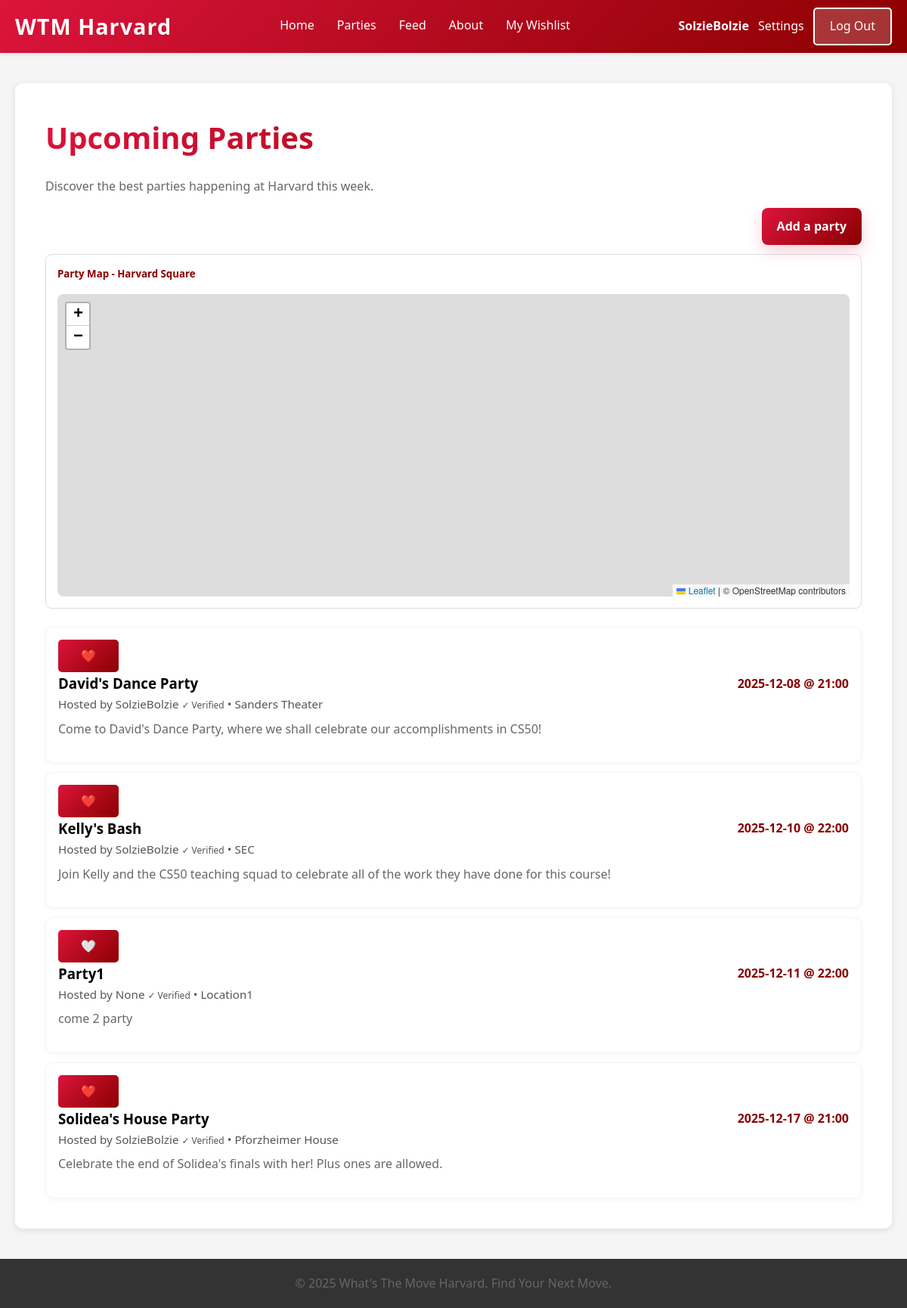
The page /list (signed in) on the database as committed earlier.
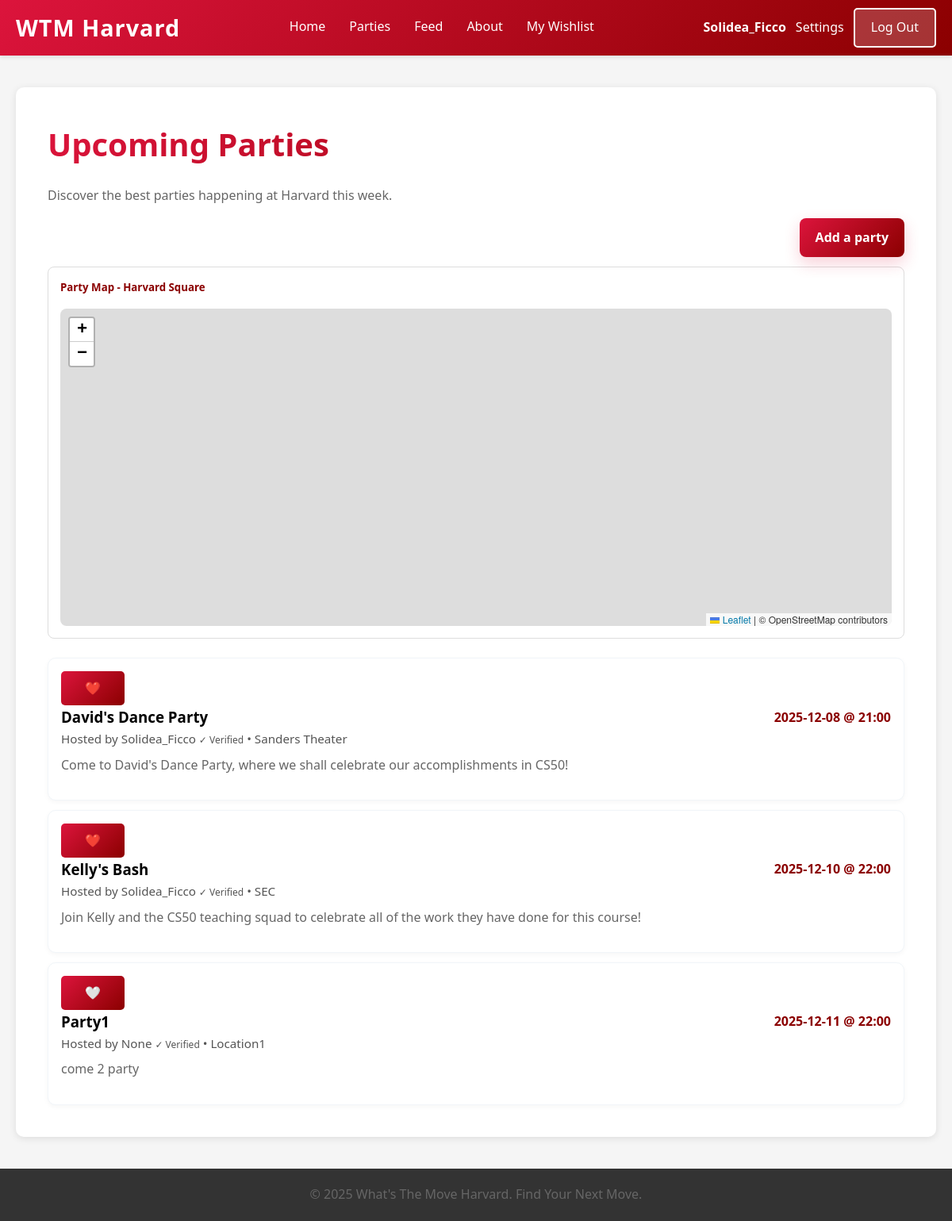
The same page on the database as committed later.
### tables this page shows
CREATE TABLE users (id INTEGER PRIMARY KEY AUTOINCREMENT NOT NULL, username TEXT NOT NULL, hash TEXT NOT NULL, display_name TEXT);

CREATE TABLE parties (id INTEGER PRIMARY KEY AUTOINCREMENT, user_id INTEGER NOT NULL, host_name TEXT NOT NULL, party_name TEXT NOT NULL, location TEXT NOT NULL, date TEXT NOT NULL, time TEXT NOT NULL, description TEXT, created_at TIMESTAMP DEFAULT CURRENT_TIMESTAMP, latitude REAL, longitude REAL, flyer_path TEXT, FOREIGN KEY (user_id) REFERENCES users(id));

### app.py (the view)
@app.route('/list')
def list_page():
    user = current_user()
    conn = get_db_connection()
    parties = conn.execute(
        """
        SELECT p.id,
               p.party_name,
               p.location,
               p.latitude,
               p.longitude,
               p.date,
               p.time,
               p.description,
               p.host_name,
               p.flyer_path,
               p.created_at,
               u.username AS created_by,
               u.display_name AS verified_host
        FROM parties p
        JOIN users u ON p.user_id = u.id
        ORDER BY p.date, p.time
        """
    ).fetchall()
    conn.close()
    user_wishlist = get_user_wishlist_ids(user['id']) if user else set()
    return render_template('list.html', parties=parties, user=user, user_wishlist=user_wishlist)

### app.py (called while the page is built)
def get_db_connection():
    conn = sqlite3.connect(DATABASE)
    conn.row_factory = sqlite3.Row
    return conn

def current_user():
    if 'user_id' in session:
        return {'id': session['user_id'], 'email': session.get('user')}
    return None

def get_user_wishlist_ids(user_id):
    if not user_id:
        return set()
    conn = get_db_connection()
    wishlist_items = conn.execute(
        "SELECT party_id FROM wishlist WHERE user_id = ?",
        (user_id,)
    ).fetchall()
    conn.close()
    return {item['party_id'] for item in wishlist_items}

### templates/list.html (shortened to what this page needs)
{% extends "template.html" %}
{% block content %}
<div class="container">
    <h1>Upcoming Parties</h1>
    <p>Discover the best parties happening at Harvard this week.</p>
    {% if session.get('user') %}
    <div class="list-actions">
        <a class="btn primary" href="/add">Add a party</a>
    </div>
    {% endif %}
    <div class="card mb-4">
        <div class="card-header">
            <h5>Party Map - Harvard Square</h5>
        </div>
        <div class="card-body">
            <div id="map" style="height: 400px; width: 100%; border-radius: 8px;"></div>
        </div>
    </div>
    <div class="party-list">
        {% if parties and parties|length > 0 %}
            {% for party in parties %}
            <div class="party-card">
                {% if session.get('user') %}
                <button
                    class="wishlist-btn"
                    data-party-id="{{ party.id }}"
                    data-in-wishlist="{{ 'true' if party.id in user_wishlist else 'false' }}"
                >
                    {% if user_wishlist and party.id in user_wishlist %}
                        ❤️
                    {% else %}
                        🤍
                    {% endif %}
                </button>
                {% endif %}
                <a class="party-card-link" href="/party/{{ party['id'] }}">
                    <div class="party-card-header">
                        <h3>{{ party['party_name'] }}</h3>
                        <div class="party-date">{{ party['date'] }} @ {{ party['time'] }}</div>
                    </div>
                    <p class="party-meta">
                        Hosted by {{ party['verified_host'] }}
                        <span class="badge bg-success" style="font-size: 0.75rem;">✓ Verified</span>
                        • {{ party['location'] }}
                    </p>
                    {% if party['description'] %}
                    <p>{{ party['description'][:150] }}{% if party['description']|length > 150 %}...{% endif %}</p>
                    {% endif %}
                </a>
            </div>
            {% endfor %}
        {% else %}
            <div class="alert alert-secondary">
                No parties have been added yet. Be the first to add one!
            </div>
        {% endif %}
    </div>
</div>
<link rel="stylesheet" href="https://unpkg.com/leaflet@1.9.4/dist/leaflet.css" />
{% endblock %}

### templates/template.html (shortened to what this page needs)
<!DOCTYPE html>
<html lang="en">
<head>
    <link rel="stylesheet" href="{{ url_for('static', filename='style.css') }}">
</head>
<body>
    <nav class="navbar">
        <div class="nav-container">
            <a href="/" class="nav-logo">WTM Harvard</a>
            <ul class="nav-menu">
                <li class="nav-item">
                    <a href="/" class="nav-link">Home</a>
                </li>
                <li class="nav-item">
                    <a href="/list" class="nav-link">Parties</a>
                </li>
                <li class="nav-item">
                    <a href="/feed" class="nav-link">Feed</a>
                </li>
                <li class="nav-item">
                    <a href="/about" class="nav-link">About</a>
                </li>
                {% if session.get('user') %}
                <li class="nav-item">
                    <a href="/wishlist" class="nav-link">My Wishlist</a>
                </li>
                {% endif %}
            </ul>
            {% if session.get('user') %}
            <div class="nav-auth">
                <span class="nav-user">{{ session.get('username', session.get('user')) }}</span>
                <a href="/settings" class="nav-settings">Settings</a>
                <a href="/logout" class="nav-login">Log Out</a>
            </div>
            {% else %}
            <a href="/login" class="nav-login">Log In</a>
            {% endif %}
        </div>
    </nav>
    <main class="content">
        {% block content %}{% endblock %}
    </main>
    <footer class="footer">
        <p>&copy; 2025 What's The Move Harvard. Find Your Next Move.</p>
    </footer>
</body>
</html>

### static/style.css (style rules this page uses)
* { margin: 0; padding: 0; box-sizing: border-box; }
body { font-family: 'Segoe UI', Tahoma, Geneva, Verdana, sans-serif; background-color: #f5f5f5; line-height: 1.6; }
.navbar { background: linear-gradient(135deg, #dc143c 0%, #8b0000 100%); padding: 0; position: sticky; top: 0; z-index: 100; box-shadow: 0 2px 5px rgba(0, 0, 0, 0.1); }
.nav-container { max-width: 1200px; margin: 0 auto; padding: 0 20px; display: flex; justify-content: space-between; align-items: center; height: 70px; }
.nav-logo { color: white; font-size: 1.8rem; font-weight: bold; text-decoration: none; transition: color 0.3s ease; letter-spacing: 1px; }
.nav-menu { display: flex; list-style: none; gap: 30px; }
.nav-item { height: 70px; display: flex; align-items: center; }
.nav-link { color: white; text-decoration: none; font-size: 1rem; padding: 0.5rem 0; border-bottom: 3px solid transparent; transition: border-bottom 0.3s ease; }
.nav-login { color: white; text-decoration: none; font-size: 1rem; padding: 10px 20px; background: rgba(255, 255, 255, 0.2); border: 2px solid white; border-radius: 5px; transition: all 0.3s ease; }
.nav-auth { display: flex; align-items: center; gap: 12px; }
.nav-user { color: white; font-weight: 700; }
.content { max-width: 1200px; margin: 40px auto; padding: 0 20px; min-height: calc(100vh - 200px); }
.footer { background: #333; color: white; text-align: center; padding: 20px; margin-top: 40px; }
.footer p { margin: 0; }
.container { background: white; padding: 40px; border-radius: 10px; box-shadow: 0 2px 10px rgba(0, 0, 0, 0.1); }
h1 { color: #333; margin-bottom: 20px; font-size: 2.5rem; background: linear-gradient(135deg, #dc143c 0%, #8b0000 100%); -webkit-background-clip: text; -webkit-text-fill-color: transparent; background-clip: text; }
p { color: #666; font-size: 1rem; margin-bottom: 15px; }
button { background: linear-gradient(135deg, #dc143c 0%, #8b0000 100%); color: white; border: none; padding: 12px 30px; border-radius: 5px; font-size: 1rem; cursor: pointer; transition: all 0.3s ease; }
.btn { display: inline-block; padding: 12px 20px; border-radius: 8px; font-weight: 700; text-decoration: none; transition: transform 0.2s ease, box-shadow 0.2s ease, background 0.3s ease, color 0.3s ease; }
.btn.primary { background: linear-gradient(135deg, #dc143c 0%, #8b0000 100%); color: white; box-shadow: 0 8px 20px rgba(220, 20, 60, 0.2); }
.card-header { display: flex; justify-content: space-between; align-items: center; margin-bottom: 16px; color: #8b0000; font-weight: 700; }
.party-list { margin-top: 24px; display: flex; flex-direction: column; gap: 12px; }
.party-card { padding: 16px; border: 1px solid #f1f5f9; border-radius: 10px; background: white; box-shadow: 0 2px 6px rgba(0, 0, 0, 0.04); }
.party-card-link { text-decoration: none; color: inherit; }
.party-card-header { display: flex; justify-content: space-between; align-items: center; gap: 12px; }
.party-date { font-weight: 700; color: #8b0000; }
.party-meta { font-size: 0.95rem; color: #555; margin-bottom: 8px; }
.list-actions { margin: 12px 0; display: flex; justify-content: flex-end; }
.card { background: white; border: 1px solid #ddd; border-radius: 8px; padding: 15px; margin-bottom: 15px; }
.card-body { padding: 0; }
.mb-4 { margin-bottom: 24px; }
.nav-settings { color: white; text-decoration: none; font-size: 1rem; padding: 0.5rem 0; transition: opacity 0.3s ease; }

Rows that differ between the two databases and show on the page:
removed parties: party_name "Solidea's House Party", date "2025-12-17", time "21:00", verified_host "SolzieBolzie", location "Pforzheimer House", description "Celebrate the end of Solidea's finals with her! Plus ones are allowed."
changed users: get "SolzieBolzie" → "Solidea_Ficco"
changed through a linked row, parties "David's Dance Party": verified_host "SolzieBolzie" → "Solidea_Ficco"
changed through a linked row, parties "Kelly's Bash": verified_host "SolzieBolzie" → "Solidea_Ficco"
